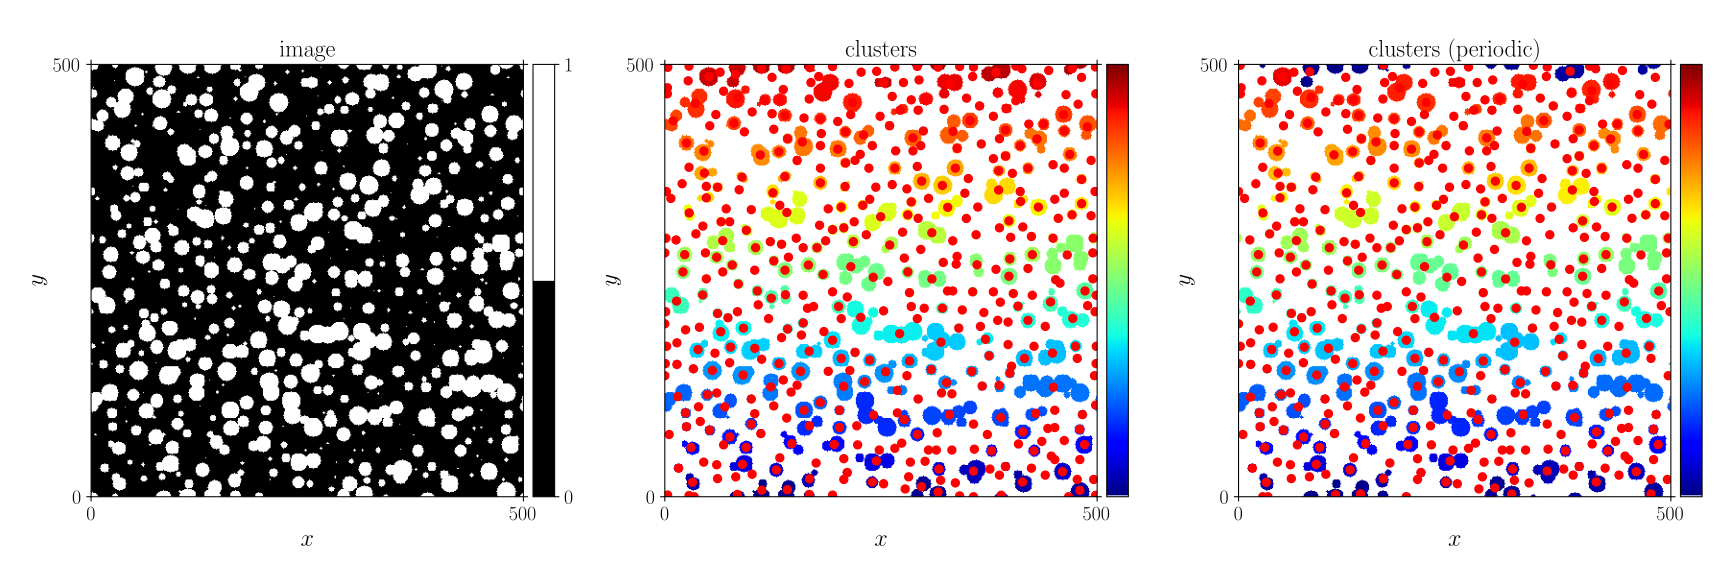

Write the Python code that produced this figure.
r'''
    Plot and/or check.

Usage:
    script [options]

Options:
    -s, --save      Save output for later check.
    -c, --check     Check against earlier results.
    -p, --plot      Plot.
    -h, --help      Show this help.
'''

# <snippet>
import numpy as np
import GooseEYE

# generate image
I = GooseEYE.dummy_circles((500, 500), periodic=True)

# clusters
clusters = GooseEYE.Clusters(I, periodic=False)
labels = clusters.labels()
centers = clusters.center_positions()

# clusters, if the image is periodic
clusters_periodic = GooseEYE.Clusters(I, periodic=True)
labels_periodic = clusters_periodic.labels()
centers_periodic = clusters_periodic.center_positions()
# </snippet>

if __name__ == '__main__':

    import docopt

    args = docopt.docopt(__doc__)

    if args['--save']:

        import h5py

        with h5py.File('clusters_centers.h5', 'w') as data:
            data['I'] = I
            data['labels'] = labels
            data['centers'] = centers
            data['labels_periodic'] = labels_periodic
            data['centers_periodic'] = centers_periodic

    if args['--check']:

        import h5py

        with h5py.File('clusters_centers.h5', 'r') as data:
            assert np.all(np.equal(data['I'][...], I))
            assert np.all(np.equal(data['labels'][...], labels))
            assert np.allclose(data['centers'][...], centers)
            assert np.all(np.equal(data['labels_periodic'][...], labels_periodic))
            assert np.allclose(data['centers_periodic'][...], centers_periodic)

    if args['--plot']:

        import matplotlib.pyplot as plt
        import matplotlib as mpl
        import matplotlib.cm as cm
        from mpl_toolkits.axes_grid1 import make_axes_locatable

        l = np.sort(np.unique(labels))[1:]
        lp = np.sort(np.unique(labels_periodic))[1:]
        centers = centers[l, :]
        centers_periodic = centers_periodic[lp, :]

        # color-scheme: modify such that the background is white
        # N.B. for a transparent background -> 4th column == 1.
        cmap = cm.jet(range(256))
        cmap[0, :3] = 1.0
        cmap = mpl.colors.ListedColormap(cmap)

        try:
            plt.style.use(['goose', 'goose-latex'])
        except:
            pass

        fig, axes = plt.subplots(figsize=(18, 6), nrows=1, ncols=3)

        ax = axes[0]
        im = ax.imshow(I, clim=(0, 1), cmap=mpl.colors.ListedColormap(cm.gray([0, 255])))
        ax.xaxis.set_ticks([0, 500])
        ax.yaxis.set_ticks([0, 500])
        ax.set_xlim([0, 500])
        ax.set_ylim([0, 500])
        ax.set_xlabel(r'$x$')
        ax.set_ylabel(r'$y$')
        ax.set_title (r'image')
        div = make_axes_locatable(ax)
        cax = div.append_axes("right", size="5%", pad=0.1)
        cbar = plt.colorbar(im, cax=cax)
        cbar.set_ticks([0, 1])

        ax = axes[1]
        im = ax.imshow(labels, clim=(0, np.max(labels) + 1), cmap=cmap)
        ax.plot(centers[:, 1], centers[:, 0], ls='none', marker='o', color='r')
        ax.xaxis.set_ticks([0, 500])
        ax.yaxis.set_ticks([0, 500])
        ax.set_xlim([0, 500])
        ax.set_ylim([0, 500])
        ax.set_xlabel(r'$x$')
        ax.set_ylabel(r'$y$')
        ax.set_title (r'clusters')
        div = make_axes_locatable(ax)
        cax = div.append_axes("right", size="5%", pad=0.1)
        cbar = plt.colorbar(im, cax=cax)
        cbar.set_ticks([])

        ax = axes[2]
        im = ax.imshow(labels_periodic, clim=(0, np.max(labels) + 1), cmap=cmap)
        ax.plot(centers_periodic[:, 1], centers_periodic[:, 0], ls='none', marker='o', color='r')
        ax.xaxis.set_ticks([0, 500])
        ax.yaxis.set_ticks([0, 500])
        ax.set_xlim([0, 500])
        ax.set_ylim([0, 500])
        ax.set_xlabel(r'$x$')
        ax.set_ylabel(r'$y$')
        ax.set_title (r'clusters (periodic)')
        div = make_axes_locatable(ax)
        cax = div.append_axes("right", size="5%", pad=0.1)
        cbar = plt.colorbar(im, cax=cax)
        cbar.set_ticks([])

        plt.savefig('clusters_centers.svg')
